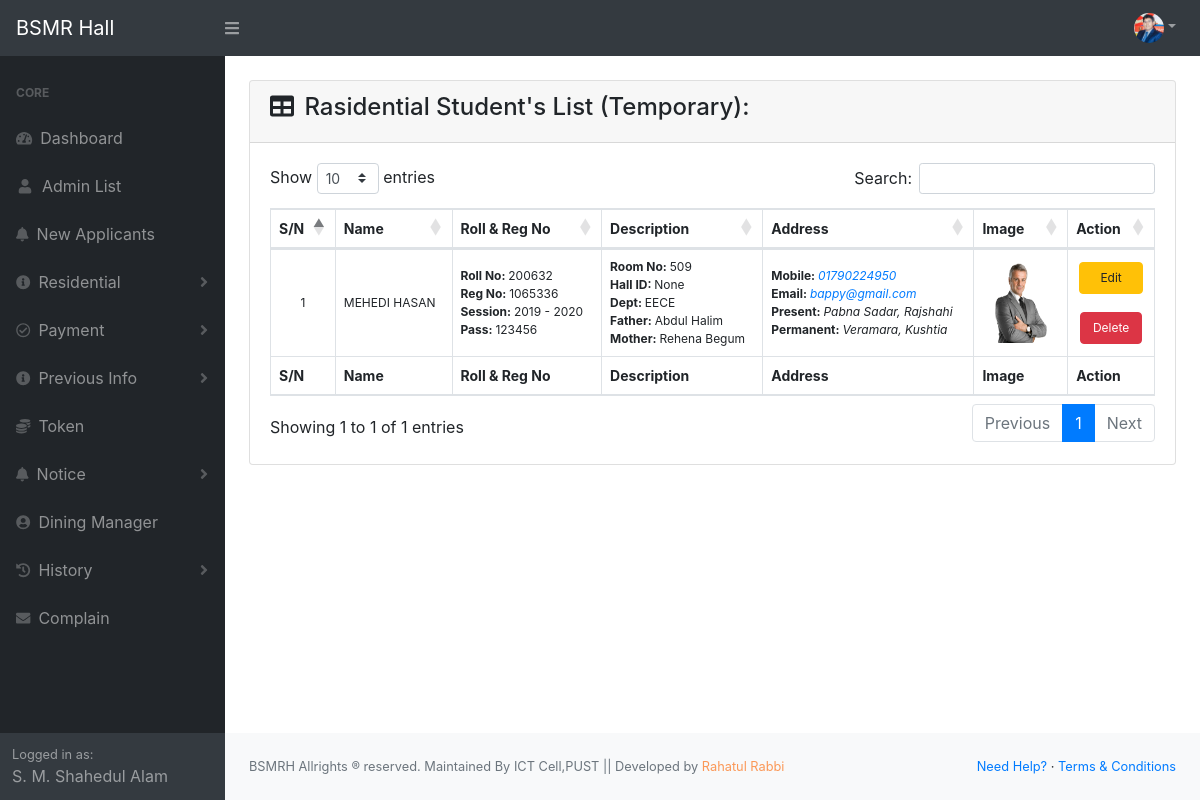
The app's page /bsmrhall/admin/temp_residential_list.php (signed in) with its own data.
### tables this page shows
CREATE TABLE `nonresidential_info` (
  `non_r_id` int(255) NOT NULL,
  `non_r_name` text NOT NULL,
  `non_r_roll` int(255) NOT NULL,
  `non_r_reg` int(255) NOT NULL,
  `non_r_pass` varchar(100) NOT NULL,
  `non_r_session` int(255) NOT NULL,
  `non_r_dept` text NOT NULL,
  `non_r_rm` int(255) NOT NULL,
  `non_r_hall_id` int(255) NOT NULL,
  `non_r_fname` text NOT NULL,
  `non_r_mname` text NOT NULL,
  `non_r_email` varchar(50) NOT NULL,
  `non_r_birth` date DEFAULT NULL,
  `non_r_pre_address` varchar(255) NOT NULL,
  `non_r_per_address` varchar(255) NOT NULL,
  `non_r_mob` text NOT NULL,
  `book_num` int(255) NOT NULL,
  `non_r_receipt` int(255) NOT NULL,
  `non_r_fee` int(255) NOT NULL,
  `non_r_start` date NOT NULL,
  `non_r_img` varchar(100) NOT NULL,
  `non_r_status` text NOT NULL
);

### bsmrhall/admin/temp_residential_list.php (called while the page is built, shortened)
<?php
include 'template.php';

### bsmrhall/admin/class/function.php (called while the page is built, shortened)
<?php
class std_list_project
{
    private $conn, $preconn;
    public function __CONSTRUCT()
    {
        $bdhost        = "localhost";
        $dbuser        = "root";
        $dbpassword    = "";
        $dbname        = "student_info";
        $this->conn    = mysqli_connect( $bdhost, $dbuser, $dbpassword, $dbname );
    }
    public function display_temp_residential_info()
    {
        $display_r_query = "SELECT * FROM nonresidential_info WHERE non_r_status='Illegal' ORDER BY non_r_roll ASC";
        $display_r_info  = mysqli_query( $this->conn, $display_r_query );
        if ( isset( $display_r_info ) ) {
            return $display_r_info;
        }
    }
}

### bsmrhall/admin/view/temp_residential_list_view.php (the view, shortened to what this page needs)
<?php
    $non_r_info = $obj->display_temp_residential_info();
?>
<br>
<div class="card mb-4">
    <div class="card-header">
        <h4>
            <i class="fas fa-table mr-1"></i> Rasidential Student's List (Temporary):
        </h4>
    </div>
    <div class="card-body">
        <div class="table-responsive">
            <table class="table table-bordered vertical_align" id="dataTable" width="100%" cellspacing="0">
                <thead>
                    <tr>
                        <th scope="col">S/N</th>
                        <th scope="col">Name</th>
                        <th scope="col">Roll & Reg No</th>
                        <th scope="col">Description</th>
                        <th scope="col">Address</th>
                        <th scope="col">Image</th>
                        <?php if ( $_SESSION['admin_status'] == "Provost" || $_SESSION['admin_status'] == "Assistant Provost" ) {?>
                        <th scope="col">Action</th>
                        <?php }?>
                    </tr>
                </thead>
                <tfoot>
                    <tr>
                        <th scope="col">S/N</th>
                        <th scope="col">Name</th>
                        <th scope="col">Roll & Reg No</th>
                        <th scope="col">Description</th>
                        <th scope="col">Address</th>
                        <th scope="col">Image</th>
                        <?php if ( $_SESSION['admin_status'] == "Provost" || $_SESSION['admin_status'] == "Assistant Provost" ) {?>
                        <th scope="col">Action</th>
                        <?php }?>
                    </tr>
                </tfoot>
                <tbody>
                    <?php $count = 1;while ( $info = mysqli_fetch_assoc( $non_r_info ) ) {?>
                    <tr>
                        <td><?php echo $count++; ?></td>
                        <td style="text-align:left"><?php echo $info['non_r_name']; ?></td>
                        <td style="text-align:left">
                            <b>Roll No: </b><?php echo $info['non_r_roll']; ?>
                            <br>
                            <b>Reg No: </b><?php echo $info['non_r_reg']; ?>
                            <br>
                            <b>Session:
                            </b><?php echo $info['non_r_session'] . " - " . ( $info['non_r_session'] + 1 ); ?>
                            <br>
                            <b>Pass: </b><?php echo $info['non_r_pass']; ?>
                        </td>
                        <td style="text-align:left;white-space: normal;">
                            <b>Room No: </b><?php echo $info['non_r_rm']; ?>
                            <br>
                            <b>Hall ID: </b><?php echo "None"; ?>
                            <br>
                            <b>Dept: </b><?php echo $info['non_r_dept']; ?>
                            <br>
                            <b>Father: </b><?php echo $info['non_r_fname']; ?>
                            <br>
                            <b>Mother: </b><?php echo $info['non_r_mname']; ?>
                        </td>
                        <td style="text-align:left;">
                            <?php
                            if ( $_SESSION['admin_status'] == "Provost" || $_SESSION['admin_status'] == "Assistant Provost" ) {?>
                            <b>Mobile: </b><i><a
                                    href="tel:<?php echo $info['non_r_mob']; ?>"><?php echo $info['non_r_mob']; ?></a></i>
                            <br>
                            <b>Email: </b><i><a
                                    href="mailto:<?php echo $info['non_r_email']; ?>"><?php echo $info['non_r_email']; ?></a></i>
                            <br>
                            <?php }?>
                            <b>Present: </b><i
                                style="white-space: normal;"><?php echo $info['non_r_pre_address']; ?></i>
                            <br>
                            <b>Permanent: </b><i
                                style="white-space: normal;"><?php echo $info['non_r_per_address']; ?></i>
                        </td>
                        <td><img src="../pdf/uploads/<?php echo $info['non_r_img']; ?>" height="80px" width="70px"
                                alt="Not Found"></td>
                        <?php if ( $_SESSION['admin_status'] == "Provost" || $_SESSION['admin_status'] == "Assistant Provost" ) {?>
                        <td method='post'>
                            <a href="residential_update.php?status=r_update&&id=<?php echo $info['non_r_id']; ?>"
                                class="btn btn-warning" name="r_update_btn"
                                style="text-transform: none;padding-right:20px;padding-left:20px;">Edit</a>
                            <div></div><br>
                            <button type="button" class="btn btn-danger deletebtn"> Delete </button>
                        </td>
                        <?php }?>
                    </tr>
                    <?php }?>
                </tbody>
            </table>
        </div>
    </div>
</div>

### bsmrhall/admin/include/head.php (style rules this page uses)
td, tr { white-space: nowrap; text-align: center; font-size: 12px; padding: 0px; margin: 0px; }
.vertical_align td { vertical-align: middle; }
.vertical_align th { vertical-align: middle; }
tr>th { border: 1px solid #dee2e6; }
.btn { font-size: 12px; }
th { font-size: 14px; }

### records on screen
nonresidential_info: non_r_name "MEHEDI HASAN", non_r_roll "200632", non_r_reg "1065336", non_r_session "2019", $info['non_r_session'] + 1 "2020", non_r_pass "123456", non_r_rm "509", non_r_dept "EECE", non_r_fname "Abdul Halim", non_r_mname "Rehena Begum", non_r_mob "01790224950", non_r_email "bappy@gmail.com", non_r_pre_address "Pabna Sadar, Rajshahi", non_r_per_address "Veramara, Kushtia", non_r_img (picture)

### other values on screen
$_SESSION['admin_name'] "S. M. Shahedul Alam"
